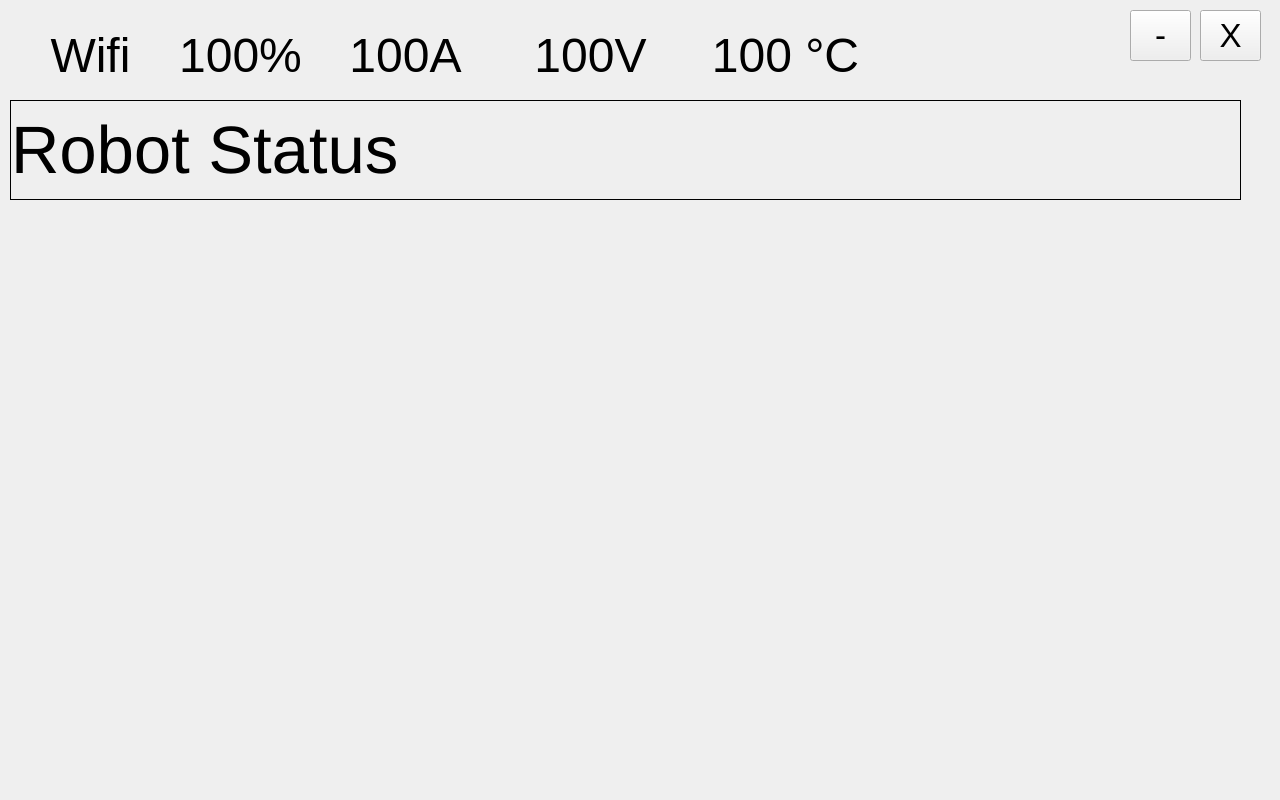
<?xml version="1.0" encoding="UTF-8"?>
<ui version="4.0">
 <class>MainScreen</class>
 <widget class="QWidget" name="MainScreen">
  <property name="geometry">
   <rect>
    <x>0</x>
    <y>0</y>
    <width>1280</width>
    <height>800</height>
   </rect>
  </property>
  <property name="minimumSize">
   <size>
    <width>200</width>
    <height>0</height>
   </size>
  </property>
  <property name="windowTitle">
   <string>Form</string>
  </property>
  <widget class="QStackedWidget" name="mainContent">
   <property name="geometry">
    <rect>
     <x>0</x>
     <y>210</y>
     <width>1280</width>
     <height>580</height>
    </rect>
   </property>
   <property name="sizePolicy">
    <sizepolicy hsizetype="Preferred" vsizetype="Preferred">
     <horstretch>0</horstretch>
     <verstretch>0</verstretch>
    </sizepolicy>
   </property>
   <property name="minimumSize">
    <size>
     <width>1</width>
     <height>1</height>
    </size>
   </property>
   <property name="frameShape">
    <enum>QFrame::NoFrame</enum>
   </property>
   <property name="lineWidth">
    <number>2</number>
   </property>
   <widget class="QWidget" name="homePage"/>
   <widget class="QWidget" name="motorPage"/>
  </widget>
  <widget class="ScrollingLabel" name="scrollingLabel">
   <property name="geometry">
    <rect>
     <x>10</x>
     <y>100</y>
     <width>1231</width>
     <height>100</height>
    </rect>
   </property>
   <property name="sizePolicy">
    <sizepolicy hsizetype="Expanding" vsizetype="Preferred">
     <horstretch>255</horstretch>
     <verstretch>0</verstretch>
    </sizepolicy>
   </property>
   <property name="font">
    <font>
     <pointsize>50</pointsize>
    </font>
   </property>
   <property name="frameShape">
    <enum>QFrame::Box</enum>
   </property>
   <property name="text">
    <string>Robot Status</string>
   </property>
   <property name="textFormat">
    <enum>Qt::PlainText</enum>
   </property>
   <property name="scaledContents">
    <bool>false</bool>
   </property>
   <property name="alignment">
    <set>Qt::AlignLeading|Qt::AlignLeft|Qt::AlignVCenter</set>
   </property>
   <property name="wordWrap">
    <bool>true</bool>
   </property>
   <property name="indent">
    <number>0</number>
   </property>
  </widget>
  <widget class="QPushButton" name="exitButton">
   <property name="geometry">
    <rect>
     <x>1200</x>
     <y>10</y>
     <width>61</width>
     <height>51</height>
    </rect>
   </property>
   <property name="font">
    <font>
     <pointsize>25</pointsize>
    </font>
   </property>
   <property name="autoFillBackground">
    <bool>true</bool>
   </property>
   <property name="text">
    <string>X</string>
   </property>
  </widget>
  <widget class="QPushButton" name="minimizeButton">
   <property name="enabled">
    <bool>true</bool>
   </property>
   <property name="geometry">
    <rect>
     <x>1130</x>
     <y>10</y>
     <width>61</width>
     <height>51</height>
    </rect>
   </property>
   <property name="font">
    <font>
     <pointsize>25</pointsize>
    </font>
   </property>
   <property name="text">
    <string>-</string>
   </property>
  </widget>
  <widget class="QLabel" name="wifiLabel">
   <property name="geometry">
    <rect>
     <x>0</x>
     <y>20</y>
     <width>181</width>
     <height>71</height>
    </rect>
   </property>
   <property name="sizePolicy">
    <sizepolicy hsizetype="Expanding" vsizetype="Preferred">
     <horstretch>0</horstretch>
     <verstretch>0</verstretch>
    </sizepolicy>
   </property>
   <property name="maximumSize">
    <size>
     <width>16777215</width>
     <height>16777215</height>
    </size>
   </property>
   <property name="font">
    <font>
     <pointsize>36</pointsize>
    </font>
   </property>
   <property name="frameShape">
    <enum>QFrame::NoFrame</enum>
   </property>
   <property name="text">
    <string>Wifi</string>
   </property>
   <property name="alignment">
    <set>Qt::AlignCenter</set>
   </property>
  </widget>
  <widget class="QLabel" name="percentageLabel">
   <property name="geometry">
    <rect>
     <x>170</x>
     <y>20</y>
     <width>141</width>
     <height>71</height>
    </rect>
   </property>
   <property name="font">
    <font>
     <pointsize>36</pointsize>
    </font>
   </property>
   <property name="text">
    <string>100%</string>
   </property>
   <property name="alignment">
    <set>Qt::AlignCenter</set>
   </property>
  </widget>
  <widget class="QLabel" name="currentLabel">
   <property name="geometry">
    <rect>
     <x>320</x>
     <y>20</y>
     <width>171</width>
     <height>71</height>
    </rect>
   </property>
   <property name="font">
    <font>
     <pointsize>36</pointsize>
    </font>
   </property>
   <property name="text">
    <string>100A</string>
   </property>
   <property name="alignment">
    <set>Qt::AlignCenter</set>
   </property>
  </widget>
  <widget class="QLabel" name="voltageLabel">
   <property name="geometry">
    <rect>
     <x>500</x>
     <y>20</y>
     <width>181</width>
     <height>71</height>
    </rect>
   </property>
   <property name="font">
    <font>
     <pointsize>36</pointsize>
    </font>
   </property>
   <property name="text">
    <string>100V</string>
   </property>
   <property name="alignment">
    <set>Qt::AlignCenter</set>
   </property>
  </widget>
  <widget class="QLabel" name="tempLabel">
   <property name="geometry">
    <rect>
     <x>700</x>
     <y>20</y>
     <width>171</width>
     <height>71</height>
    </rect>
   </property>
   <property name="font">
    <font>
     <pointsize>36</pointsize>
    </font>
   </property>
   <property name="text">
    <string>100 °C</string>
   </property>
   <property name="alignment">
    <set>Qt::AlignCenter</set>
   </property>
  </widget>
 </widget>
 <customwidgets>
  <customwidget>
   <class>ScrollingLabel</class>
   <extends>QLabel</extends>
   <header>scrolling_label.h</header>
  </customwidget>
 </customwidgets>
 <resources/>
 <connections/>
</ui>
